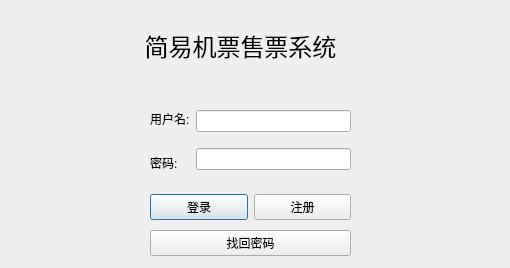
<?xml version="1.0" encoding="UTF-8"?>
<ui version="4.0">
 <class>login</class>
 <widget class="QDialog" name="login">
  <property name="geometry">
   <rect>
    <x>0</x>
    <y>0</y>
    <width>510</width>
    <height>268</height>
   </rect>
  </property>
  <property name="windowTitle">
   <string>Dialog</string>
  </property>
  <property name="styleSheet">
   <string notr="true">
image: url(:/images/images/1.jpg);</string>
  </property>
  <widget class="QWidget" name="layoutWidget">
   <property name="geometry">
    <rect>
     <x>150</x>
     <y>100</y>
     <width>201</width>
     <height>81</height>
    </rect>
   </property>
   <layout class="QHBoxLayout" name="horizontalLayout">
    <item>
     <layout class="QVBoxLayout" name="verticalLayout">
      <item>
       <widget class="QLabel" name="label">
        <property name="text">
         <string>用户名:</string>
        </property>
       </widget>
      </item>
      <item>
       <widget class="QLabel" name="label_2">
        <property name="text">
         <string>密码:</string>
        </property>
       </widget>
      </item>
     </layout>
    </item>
    <item>
     <layout class="QVBoxLayout" name="verticalLayout_2">
      <item>
       <widget class="QLineEdit" name="lineEdit"/>
      </item>
      <item>
       <widget class="QLineEdit" name="lineEdit_2">
        <property name="echoMode">
         <enum>QLineEdit::Password</enum>
        </property>
       </widget>
      </item>
     </layout>
    </item>
   </layout>
  </widget>
  <widget class="QLabel" name="label_3">
   <property name="geometry">
    <rect>
     <x>140</x>
     <y>10</y>
     <width>201</width>
     <height>71</height>
    </rect>
   </property>
   <property name="font">
    <font>
     <pointsize>18</pointsize>
    </font>
   </property>
   <property name="text">
    <string>简易机票售票系统</string>
   </property>
   <property name="alignment">
    <set>Qt::AlignCenter</set>
   </property>
  </widget>
  <widget class="QWidget" name="layoutWidget">
   <property name="geometry">
    <rect>
     <x>150</x>
     <y>190</y>
     <width>201</width>
     <height>72</height>
    </rect>
   </property>
   <layout class="QVBoxLayout" name="verticalLayout_3">
    <item>
     <layout class="QHBoxLayout" name="horizontalLayout_2">
      <item>
       <widget class="QPushButton" name="pushButton">
        <property name="text">
         <string>登录</string>
        </property>
       </widget>
      </item>
      <item>
       <widget class="QPushButton" name="pushButton_2">
        <property name="text">
         <string>注册</string>
        </property>
       </widget>
      </item>
     </layout>
    </item>
    <item>
     <widget class="QPushButton" name="pushButton_3">
      <property name="text">
       <string>找回密码</string>
      </property>
     </widget>
    </item>
   </layout>
  </widget>
 </widget>
 <resources/>
 <connections/>
</ui>
